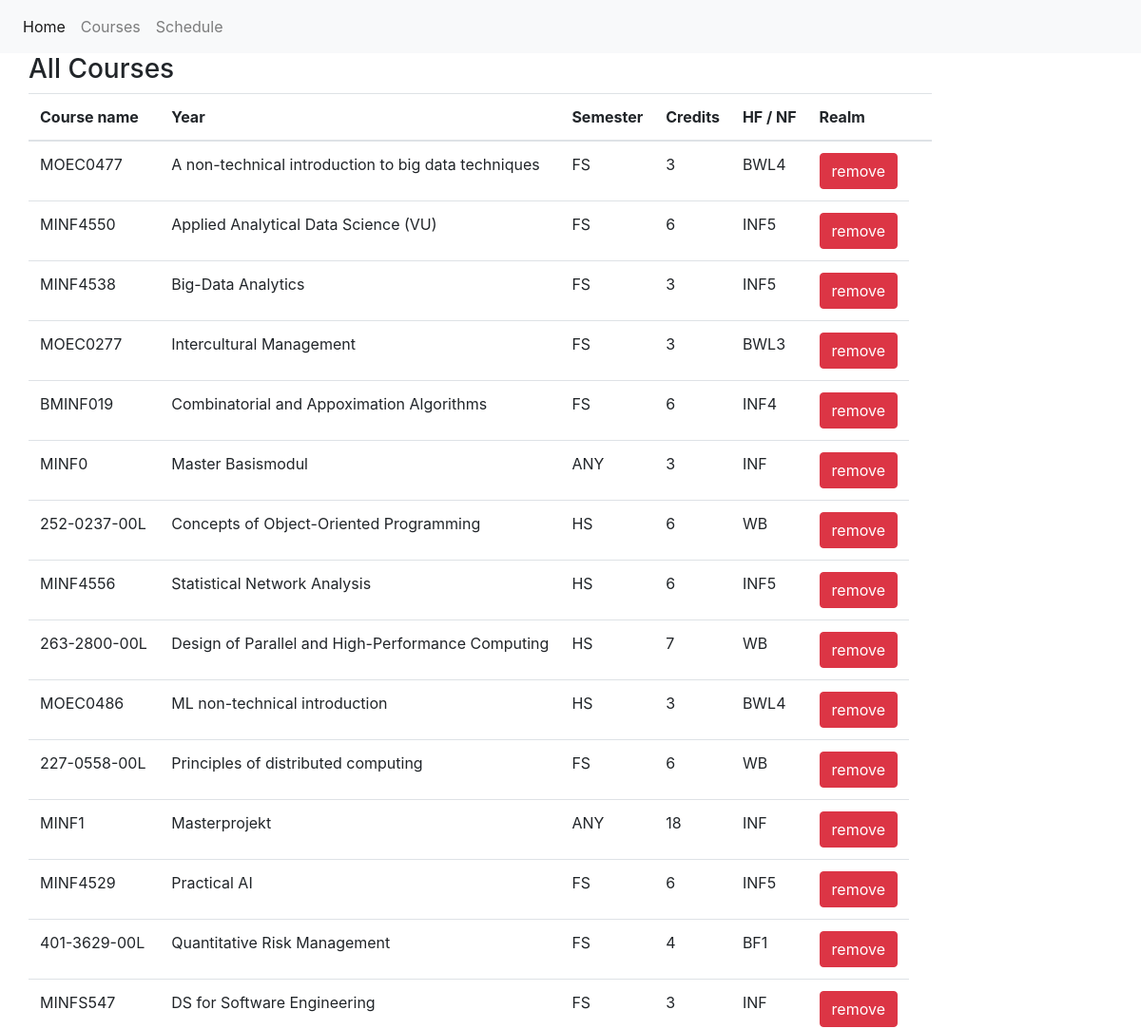
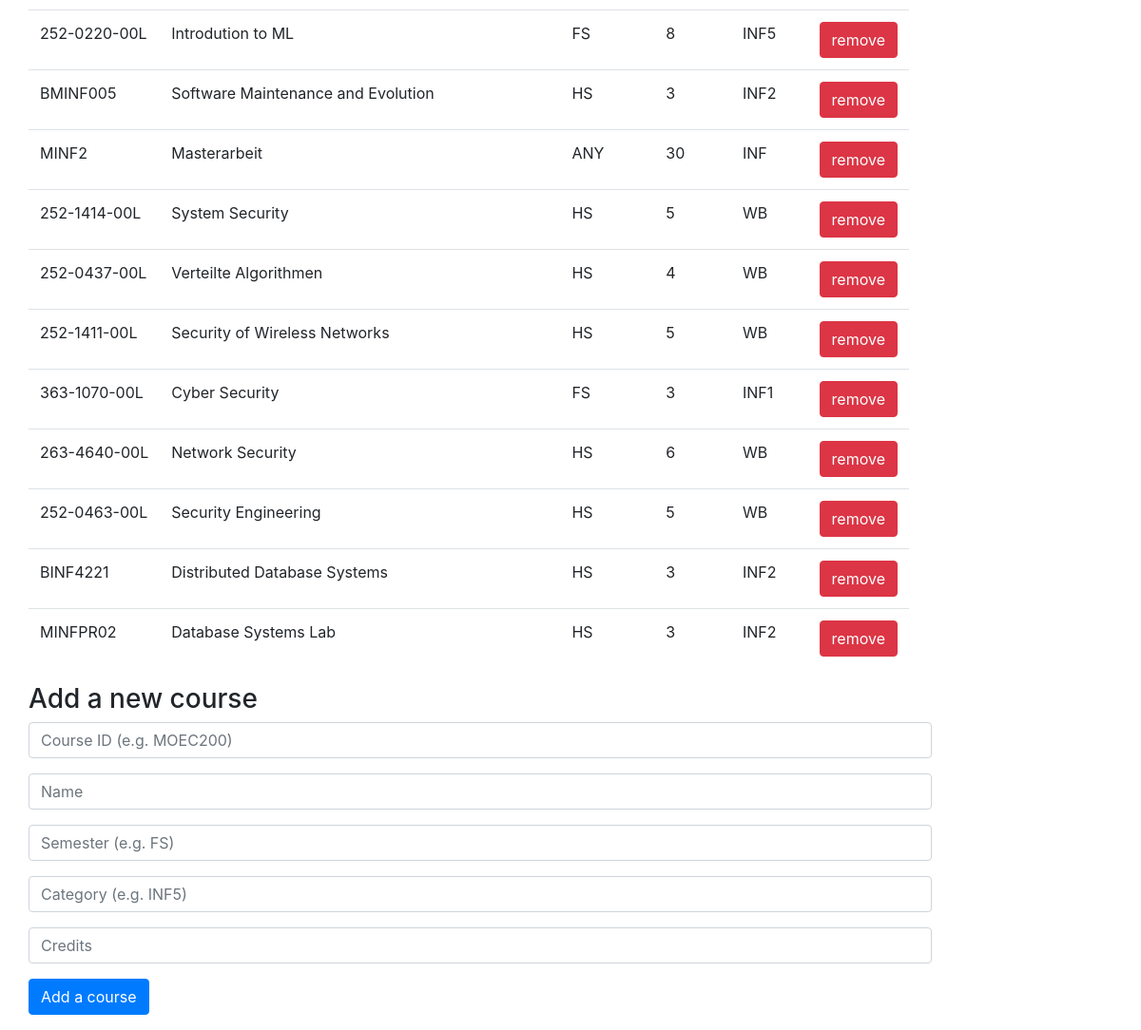
Screenshot of /courses with the database file from the repository (2 pictures, top to bottom).
### models.py (models this page shows, shortened)
class Course(db.Model):
    __tablename__ = "courses"
    course_id = db.Column(db.String, primary_key=True)
    name = db.Column(db.String, nullable=False)
    semester = db.Column(db.String, nullable=False)
    category = db.Column(db.String, nullable=False)
    credits = db.Column(db.Integer, nullable=False)
    booked_in = db.relationship("Schedule", backref="course", lazy=True)

### app.py (the view)
@app.route("/courses", methods=["GET"])
def courses():
    courses = Course.query.all()
    return render_template("courses.html", courses=courses)

### templates/courses.html (shortened to what this page needs)
{% extends "layout.html" %}
{% block body %}
    <h3>All Courses</h3>
    <table class="table">
<thead class="thead dark">
    <tr>
        <th scope="col">Course name</th>
        <th scope="col">Year</th>
        <th scope="col">Semester</th>
        <th scope="col">Credits</th>
        <th scope="col">HF / NF</th>
        <th scope="col">Realm</th>
        <th scope="col"></th>
    </tr>
</thead>
<tbody>
{% for course in courses %}
    <tr>
        <td>{{ course.course_id }}</td>
        <td>{{ course.name }}</td>
        <td>{{ course.semester }}</td>
        <td>{{ course.credits }}</td>
        <td>{{ course.category }}</td>
        <td>
            <form action="{{ url_for('remove_course') }}" method="post">
                <input class="btn btn-danger" type="submit" value="remove">
            </form>
        </td>
    </tr>
{% endfor %}
</tbody>
    </table>
    <h3>Add a new course</h3>
    <form action="{{ url_for('add_course') }}" method="post">
    <div class="form-group">
        <input class="form-control" name="course_id", placeholder="Course ID (e.g. MOEC200)">
    </div>
    <div class="form-group">
        <input class="form-control" name="name" placeholder="Name">
    </div>
    <div class="form-group">
        <input class="form-control" name="semester" placeholder="Semester (e.g. FS)">
    </div>
    <div class="form-group">
        <input class="form-control" name="category" placeholder="Category (e.g. INF5)">
    </div>
    <div class="form-group">
            <input class="form-control" name="credits" placeholder="Credits">
        </div>
    <div class="form-group">
        <button class="btn btn-primary">Add a course</button>
    </div>
    </form>
{% endblock %}

### rows the page displays
Course: course_id "MOEC0477", name "A non-technical introduction to big data techniques", semester "FS", credits "3", category "BWL4"
Course: course_id "MINF4550", name "Applied Analytical Data Science (VU)", semester "FS", credits "6", category "INF5"
Course: course_id "MINF4538", name "Big-Data Analytics", semester "FS", credits "3", category "INF5"
Course: course_id "MOEC0277", name "Intercultural Management", semester "FS", credits "3", category "BWL3"
Course: course_id "BMINF019", name "Combinatorial and Appoximation Algorithms", semester "FS", credits "6", category "INF4"
Course: course_id "MINF0", name "Master Basismodul", semester "ANY", credits "3", category "INF"
Course: course_id "252-0237-00L", name "Concepts of Object-Oriented Programming", semester "HS", credits "6", category "WB"
Course: course_id "MINF4556", name "Statistical Network Analysis", semester "HS", credits "6", category "INF5"
Course: course_id "263-2800-00L", name "Design of Parallel and High-Performance Computing", semester "HS", credits "7", category "WB"
Course: course_id "MOEC0486", name "ML non-technical introduction", semester "HS", credits "3", category "BWL4"
Course: course_id "227-0558-00L", name "Principles of distributed computing", semester "FS", credits "6", category "WB"
Course: course_id "MINF1", name "Masterprojekt", semester "ANY", credits "18", category "INF"
Course: course_id "MINF4529", name "Practical AI", semester "FS", credits "6", category "INF5"
Course: course_id "401-3629-00L", name "Quantitative Risk Management", semester "FS", credits "4", category "BF1"
Course: course_id "MINFS547", name "DS for Software Engineering", semester "FS", credits "3", category "INF"
Course: course_id "252-0220-00L", name "Introdution to ML", semester "FS", credits "8", category "INF5"
Course: course_id "BMINF005", name "Software Maintenance and Evolution", semester "HS", credits "3", category "INF2"
Course: course_id "MINF2", name "Masterarbeit", semester "ANY", credits "30", category "INF"
Course: course_id "252-1414-00L", name "System Security", semester "HS", credits "5", category "WB"
Course: course_id "252-0437-00L", name "Verteilte Algorithmen", semester "HS", credits "4", category "WB"
Course: course_id "252-1411-00L", name "Security of Wireless Networks", semester "HS", credits "5", category "WB"
Course: course_id "363-1070-00L", name "Cyber Security", semester "FS", credits "3", category "INF1"
Course: course_id "263-4640-00L", name "Network Security", semester "HS", credits "6", category "WB"
Course: course_id "252-0463-00L", name "Security Engineering", semester "HS", credits "5", category "WB"
Course: course_id "BINF4221", name "Distributed Database Systems", semester "HS", credits "3", category "INF2"
Course: course_id "MINFPR02", name "Database Systems Lab", semester "HS", credits "3", category "INF2"
